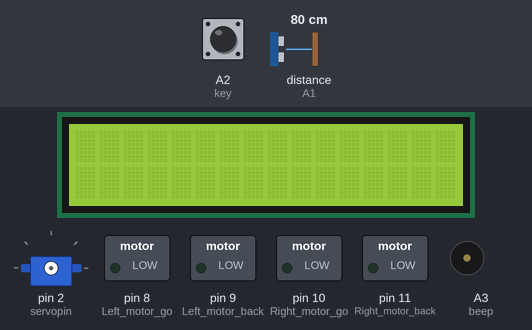
Recording of a sketch running on a simulated Arduino Uno, built with avr-gcc and run on an emulated ATmega328P. Shown: 16×2 character LCD, servo, switched loads named in the sketch (green lamp = pin HIGH), buzzer (waves = sounding, pin HIGH). Wiring (inferred from the names in the program): servo: signal pin 2. Dashed ring = blinking. The test bench sets the inputs (shaded band); at power-on: A2 (key) LOW, distance to the obstacle (sensor on A1) 80 cm. The echo pulse lasts 58.3 µs per cm; servo pulses on a pin are drawn as a servo (544–2400 µs = 0–180°); pins used as bus, display or sensor lines are not drawn.

Above: at 1.2 s.
1.3 s: A2 (key) pulled HIGH for 0.15 s
At 1.81 s:
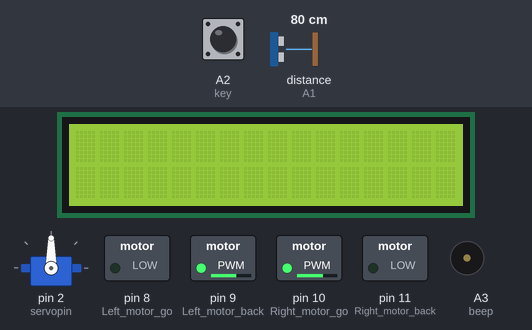
2.0 s: distance to the obstacle (sensor on A1) set to 2 cm
At 2.9 s:
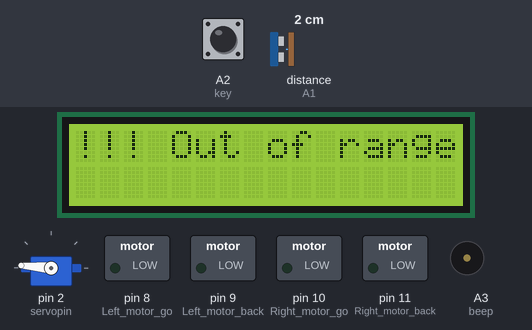
4.2 s: distance to the obstacle (sensor on A1) set to 60 cm
At 4.56 s:
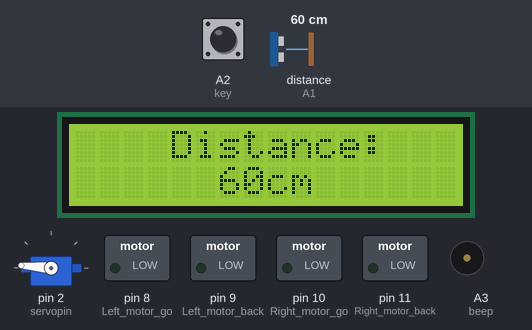
7.2 s: distance to the obstacle (sensor on A1) set to 27 cm
At 8.65 s:
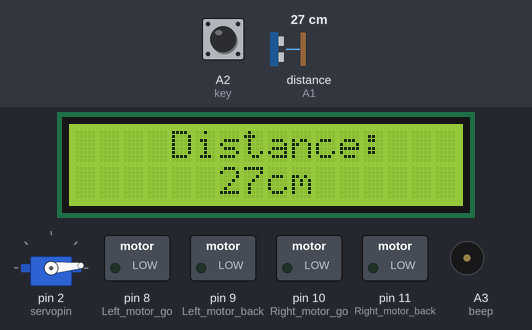
10.2 s: distance to the obstacle (sensor on A1) set to 34 cm
At 11.2 s:
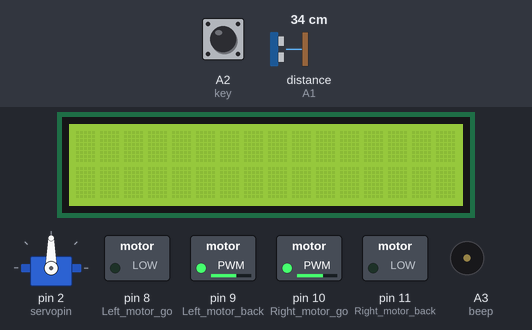
12.4 s: distance to the obstacle (sensor on A1) set to 41 cm
Timing chart, 0 to 15.4 s (numbered marks = the images above; inputs shaded):
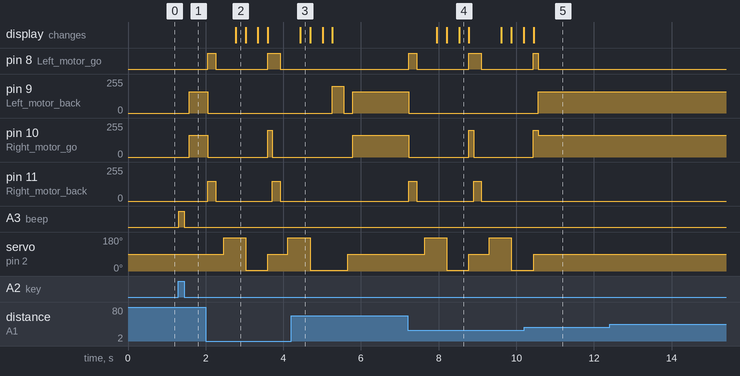

Measured:
- the behaviour switches between 29 and 30 cm on distance to the obstacle (sensor on A1) (found by bisection; images 4 and 5)
- after the input at 1.3 s, pin 9 (Left_motor_back): 0/255 → 160/255 after 0.27 s; pin 10 (Right_motor_go): 0/255 → 165/255 after 0.27 s; A3 (beep): LOW → HIGH at once, → LOW 0.14 s later
- after the input at 2.0 s, pin 8 (Left_motor_go): LOW → HIGH after 0.06 s, → LOW 0.20 s later, → HIGH 1.3 s later, → LOW 0.32 s later; pin 9 (Left_motor_back): 160/255 → 0/255 after 0.06 s
- after the input at 4.2 s, pin 8 (Left_motor_go): stays LOW (without the input it goes to HIGH after 1.1 s); pin 9 (Left_motor_back): 0/255 → 200/255 after 1.1 s, → 0/255 0.30 s later, → 160/255 0.22 s later; pin 11 (Right_motor_back): stays 0/255 (without the input it goes to 150/255 after 1.2 s); the display: changes after 0.24 s (image 3)
- after the input at 7.2 s, pin 8 (Left_motor_go): LOW → HIGH at once, → LOW 0.20 s later, → HIGH 1.3 s later, → LOW 0.32 s later; pin 9 (Left_motor_back): 160/255 → 0/255 at once
- after the input at 10.2 s, pin 9 (Left_motor_back): 0/255 → 160/255 after 0.36 s; pin 11 (Right_motor_back): stays 0/255 (without the input it goes to 150/255 after 0.36 s); servo on pin 2 (servopin): goes on until 10.4 s, then stays 90°

The sketch:

avoid_servo.ino
```cpp
//  智能車超聲波避障(有舵機)
//  程式中電腦輸出數值部分都註解了，印出會影響智能車遇到障礙物的反應速度
//  調試時可以刪除註解內容Serial.print，輸出測到的距離
//  控制速度的pwm值和延時均有調節，但還是配合實際情況，實際電量調節數值
//=============================================================================
//#include <Servo.h>
#include <LiquidCrystal.h> //申明1602液晶的函數庫
//申明1602液晶的引腳所連接的Arduino數字端口，8線或4線數據模式，任選其一
//LiquidCrystal lcd(12,11,10,9,8,7,6,5,4,3,2);   //8數據口模式連線聲明
LiquidCrystal lcd(13,12,7,6,5,4,3); //4數據口模式連線聲明 P13--LCD 4腳  P12--LCD 5腳
              //P7--LCD 6腳   P6--LCD 11腳  P5--LCD 12腳  P4--LCD 13腳  P3--LCD 14腳

int Echo = A1;  // Echo迴聲腳(P2.0)
int Trig =A0;  //  Trig 觸發腳(P2.1)

int Front_Distance = 0;//
int Left_Distance = 0;
int Right_Distance = 0;

int Left_motor_go=8;     //左電機前進(IN1)
int Left_motor_back=9;     //左電機後退(IN2)

int Right_motor_go=10;    // 右電機前進(IN3)
int Right_motor_back=11;    // 右電機後退(IN4)

int key=A2;//定義按鍵 A2 接口
int beep=A3;//定義蜂鳴器 A3 接口

//const int SensorRight = 3;   	//右循跡紅外傳感器(P3.2 OUT1)
//const int SensorLeft = 4;     	//左循跡紅外傳感器(P3.3 OUT2)

//const int SensorRight_2 = 6;   	//右紅外傳感器(P3.5 OUT4)
//const int SensorLeft_2 = 5;     //左紅外傳感器(P3.4 OUT3)

//int SL;    //左循跡紅外傳感器狀態
//int SR;    //右循跡紅外傳感器狀態
//int SL_2;    //左紅外傳感器狀態
//int SR_2;    //右紅外傳感器狀態

int servopin=2;//設置舵機驅動腳到數字口2
int myangle;//定義角度變量
int pulsewidth;//定義脈寬變量
int val;

void setup()
{
  Serial.begin(9600);     // 初始化串口
  //初始化電機驅動IO為輸出方式
  pinMode(Left_motor_go,OUTPUT); // PIN 8 (PWM)
  pinMode(Left_motor_back,OUTPUT); // PIN 9 (PWM)
  pinMode(Right_motor_go,OUTPUT);// PIN 10 (PWM)
  pinMode(Right_motor_back,OUTPUT);// PIN 11 (PWM)
  pinMode(key,INPUT);//定義按鍵接口為輸入接口
  pinMode(beep,OUTPUT);
  // pinMode(SensorRight, INPUT); //定義右循跡紅外傳感器為輸入
  // pinMode(SensorLeft, INPUT); //定義左循跡紅外傳感器為輸入
  //pinMode(SensorRight_2, INPUT); //定義右紅外傳感器為輸入
  //pinMode(SensorLeft_2, INPUT); //定義左紅外傳感器為輸入
  //初始化超聲波引腳
  pinMode(Echo, INPUT);    // 定義超聲波輸入腳
  pinMode(Trig, OUTPUT);   // 定義超聲波輸出腳
  lcd.begin(16,2);      //初始化1602液晶工作                       模式
  //定義1602液晶顯示範圍為2行16列字符
  pinMode(servopin,OUTPUT);//設定舵機接口為輸出接口
}
//=======================智能小車的基本動作=========================
//void run(int time)     // 前進
void run()     // 前進
{
  digitalWrite(Right_motor_go,HIGH);  // 右電機前進
  digitalWrite(Right_motor_back,LOW);
  analogWrite(Right_motor_go,165);//PWM比例0~255調速，左右輪差異略增減
  analogWrite(Right_motor_back,0);
  digitalWrite(Left_motor_go,LOW);  // 左電機前進
  digitalWrite(Left_motor_back,HIGH);
  analogWrite(Left_motor_go,0);//PWM比例0~255調速，左右輪差異略增減
  analogWrite(Left_motor_back,160);
  //delay(time * 100);   //執行時間，可以調整
}

void brake(int time)  //剎車，停車
{
  digitalWrite(Right_motor_go,LOW);
  digitalWrite(Right_motor_back,LOW);
  digitalWrite(Left_motor_go,LOW);
  digitalWrite(Left_motor_back,LOW);
  delay(time * 100);//執行時間，可以調整
}

void left(int time)         //左轉(左輪不動，右輪前進)
//void left()         //左轉(左輪不動，右輪前進)
{
  digitalWrite(Right_motor_go,HIGH);	// 右電機前進
  digitalWrite(Right_motor_back,LOW);
  analogWrite(Right_motor_go,180);
  analogWrite(Right_motor_back,0);//PWM比例0~255調速
  digitalWrite(Left_motor_go,LOW);   //左輪後退
  digitalWrite(Left_motor_back,LOW);
  analogWrite(Left_motor_go,0);
  analogWrite(Left_motor_back,0);//PWM比例0~255調速
  delay(time * 100);	//執行時間，可以調整
}

void spin_left(int time)         //左轉(左輪後退，右輪前進)
{
  digitalWrite(Right_motor_go,HIGH);	// 右電機前進
  digitalWrite(Right_motor_back,LOW);
  analogWrite(Right_motor_go,200);
  analogWrite(Right_motor_back,0);//PWM比例0~255調速
  digitalWrite(Left_motor_go,HIGH);   //左輪後退
  digitalWrite(Left_motor_back,LOW);
  analogWrite(Left_motor_go,200);
  analogWrite(Left_motor_back,0);//PWM比例0~255調速
  delay(time * 100);	//執行時間，可以調整
}

void right(int time)
//void right()        //右轉(右輪不動，左輪前進)
{
  digitalWrite(Right_motor_go,LOW);   //右電機後退
  digitalWrite(Right_motor_back,LOW);
  analogWrite(Right_motor_go,0);
  analogWrite(Right_motor_back,0);//PWM比例0~255調速
  digitalWrite(Left_motor_go,LOW);//左電機前進
  digitalWrite(Left_motor_back,HIGH);
  analogWrite(Left_motor_go,0);
  analogWrite(Left_motor_back,200);//PWM比例0~255調速
  delay(time * 100);	//執行時間，可以調整
}

void spin_right(int time)        //右轉(右輪後退，左輪前進)
{
   digitalWrite(Right_motor_go,LOW);   //右電機後退
  digitalWrite(Right_motor_back,HIGH);
  analogWrite(Right_motor_go,0);
  analogWrite(Right_motor_back,150);//PWM比例0~255調速
  digitalWrite(Left_motor_go,LOW);//左電機前進
  digitalWrite(Left_motor_back,HIGH);
  analogWrite(Left_motor_go,0);
  analogWrite(Left_motor_back,150);//PWM比例0~255調速
  delay(time * 100);	//執行時間，可以調整
}

void back(int time)          //後退
{
   digitalWrite(Right_motor_go,LOW);  //右輪後退
  digitalWrite(Right_motor_back,HIGH);
  analogWrite(Right_motor_go,0);
  analogWrite(Right_motor_back,150);//PWM比例0~255調速
  digitalWrite(Left_motor_go,HIGH);  //左輪後退
  digitalWrite(Left_motor_back,LOW);
  analogWrite(Left_motor_go,150);
  analogWrite(Left_motor_back,0);//PWM比例0~255調速
  delay(time * 100);     //執行時間，可以調整
}
//==========================================================

void keysacn()//按鍵掃描
{
  int val;
  val=digitalRead(key);//讀取數字7 口電平值賦給val
  while(!digitalRead(key))//當按鍵沒被按下時，一直循環
  {
    val=digitalRead(key);//此句可省略，可讓循環跑空
  }
  while(digitalRead(key))//當按鍵被按下時
  {
    delay(10);	//延時10ms
    val=digitalRead(key);//讀取數字7 口電平值賦給val
    if(val==HIGH)  //第二次判斷按鍵是否被按下
    {
      digitalWrite(beep,HIGH);		//蜂鳴器響
      while(!digitalRead(key))	//判斷按鍵是否被鬆開
        digitalWrite(beep,LOW);		//蜂鳴器停止
    }
    else
      digitalWrite(beep,LOW);          //蜂鳴器停止
  }
}

float Distance_test()   // 量出前方距離
{
  digitalWrite(Trig, LOW);   // 給觸發腳低電平2μs
  delayMicroseconds(2);
  digitalWrite(Trig, HIGH);  // 給觸發腳高電平10μs，這里至少是10μs
  delayMicroseconds(10);
  digitalWrite(Trig, LOW);    // 持續給觸發腳低電
  float Fdistance = pulseIn(Echo, HIGH);  // 讀取高電平時間(單位：微秒)
  Fdistance= Fdistance/58;       //為什麼除以58等於厘米，  Y米=（X秒*344）/2
  // X秒=（ 2*Y米）/344 ==》X秒=0.0058*Y米 ==》厘米=微秒/58
  //Serial.print("Distance:");      //輸出距離（單位：厘米）
  //Serial.println(Fdistance);         //顯示距離
  //Distance = Fdistance;
  return Fdistance;
}

void Distance_display(int Distance)//顯示距離
{
  if((2<Distance)&(Distance<400))
  {
    lcd.home();        //把光標移回左上角，即從頭開始輸出
    lcd.print("    Distance: ");       //顯示
    lcd.setCursor(6,2);   //把光標定位在第2行，第6列
    lcd.print(Distance);       //顯示距離
    lcd.print("cm");          //顯示
  }
  else
  {
    lcd.home();        //把光標移回左上角，即從頭開始輸出
    lcd.print("!!! Out of range");       //顯示
  }
  delay(250);
  lcd.clear();
}

void servopulse(int servopin,int myangle)/*定義一個脈衝函數，用來模擬方式產生PWM值舵機的範圍是0.5MS到2.5MS 1.5MS 佔空比是居中周期是20MS*/
{
  pulsewidth=(myangle*11)+500;//將角度轉化為500-2480 的脈寬值 這裡的myangle就是0-180度  所以180*11+50=2480  11是為了換成90度的時候基本就是1.5MS
  digitalWrite(servopin,HIGH);//將舵機接口電平置高                                      90*11+50=1490uS  就是1.5ms
  delayMicroseconds(pulsewidth);//延時脈寬值的微秒數  這裡調用的是微秒延時函數
  digitalWrite(servopin,LOW);//將舵機接口電平置低
 // delay(20-pulsewidth/1000);//延時周期內剩餘時間  這裡調用的是ms延時函數
  delay(20-(pulsewidth*0.001));//延時周期內剩餘時間  這裡調用的是ms延時函數
}

void front_detection()
{
  //此處循環次數減少，為了增加小車遇到障礙物的反應速度
  for(int i=0;i<=5;i++) //產生PWM個數，等效延時以保證能轉到響應角度
  {
    servopulse(servopin,90);//模擬產生PWM
  }
  Front_Distance = Distance_test();
  //Serial.print("Front_Distance:");      //輸出距離（單位：厘米）
 // Serial.println(Front_Distance);         //顯示距離
 //Distance_display(Front_Distance);
}

void left_detection()
{
  for(int i=0;i<=15;i++) //產生PWM個數，等效延時以保證能轉到響應角度
  {
    servopulse(servopin,175);//模擬產生PWM
  }
  Left_Distance = Distance_test();
  //Serial.print("Left_Distance:");      //輸出距離（單位：厘米）
  //Serial.println(Left_Distance);         //顯示距離
}

void right_detection()
{
  for(int i=0;i<=15;i++) //產生PWM個數，等效延時以保證能轉到響應角度
  {
    servopulse(servopin,5);//模擬產生PWM
  }
  Right_Distance = Distance_test();
  //Serial.print("Right_Distance:");      //輸出距離（單位：厘米）
  //Serial.println(Right_Distance);         //顯示距離
}
//===========================================================
void loop()
{
  keysacn();	   //調用按鍵掃描函數
  while(1)
  {
    front_detection();//測量前方距離
    if(Front_Distance < 30)//當遇到障礙物時
    {
      back(2);//後退減速
      brake(2);//停下來做測距
      left_detection();//測量左邊距障礙物距離
      Distance_display(Left_Distance);//液晶屏顯示距離
      right_detection();//測量右邊距障礙物距離
      Distance_display(Right_Distance);//液晶屏顯示距離
      if((Left_Distance < 30 ) &&( Right_Distance < 30 ))//當左右兩側均有障礙物靠得比較近
        spin_left(0.7);//旋轉掉頭
      else if(Left_Distance > Right_Distance)//左邊比右邊空曠
      {
        left(3);//左轉
        brake(1);//剎車，穩定方向
      }
      else//右邊比左邊空曠
      {
        right(3);//右轉
        brake(1);//剎車，穩定方向
      }
    }
    else
    {
      run(); //無障礙物，直行
    }
  }
}
```
